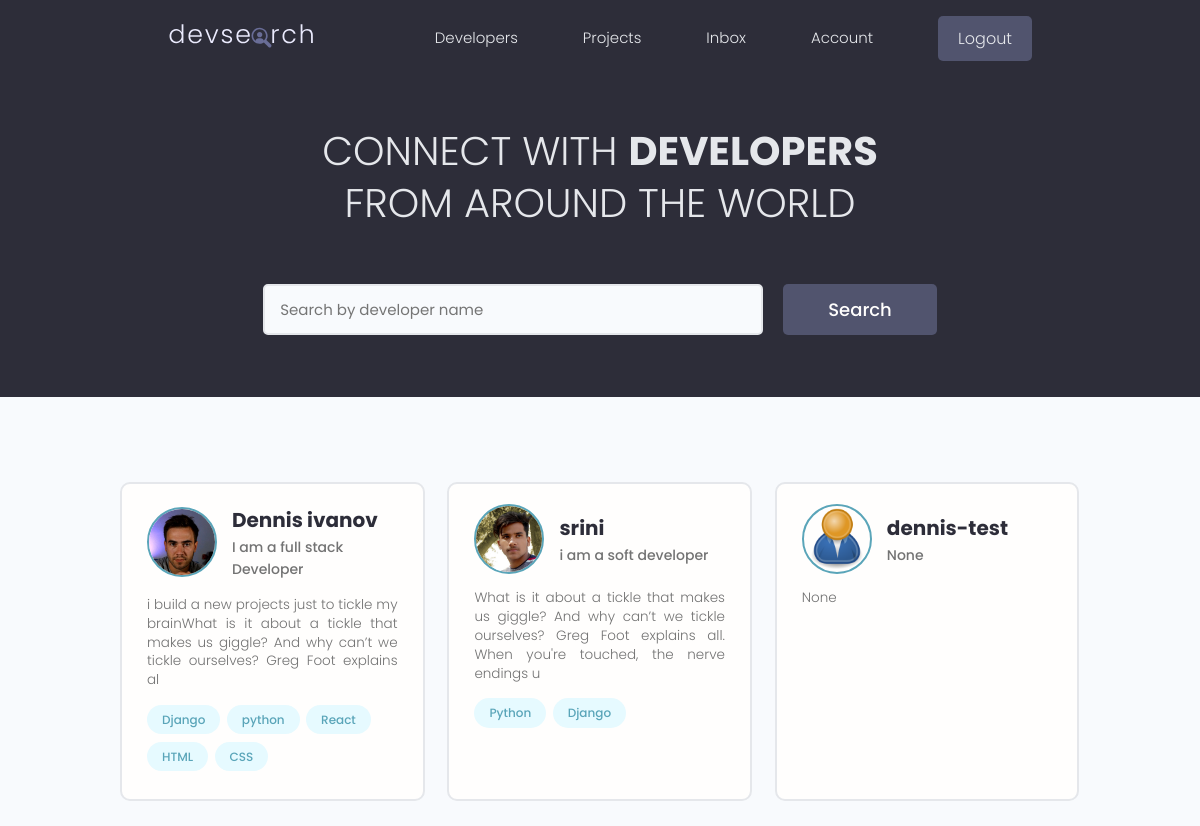
Screenshot of / (signed in) with the database file from the repository.
### users/models.py (models this page shows, shortened)
class Profile(models.Model):
    user = models.OneToOneField(User, on_delete=models.CASCADE, null=True, blank=True)
    name = models.CharField(max_length=200, null=True, blank=True)
    email = models.EmailField(max_length=500, null=True, blank=True)
    username = models.CharField(max_length=200, null=True, blank=True)
    location = models.CharField(max_length=200, null=True, blank=True)
    short_intro = models.CharField(max_length=200, null=True, blank=True)
    bio = models.TextField(null=True, blank=True)
    profile_image = models.ImageField(null=True, blank=True, upload_to='profiles/', default="profiles/user-default.png")
    social_github = models.CharField(max_length=200, null=True, blank=True)
    social_twitter = models.CharField(max_length=200, null=True, blank=True)
    social_linkedin = models.CharField(max_length=200, null=True, blank=True)
    social_youtube = models.CharField(max_length=200, null=True, blank=True)
    social_website = models.CharField(max_length=200, null=True, blank=True)
    created = models.DateTimeField(auto_now_add=True)
    id = models.UUIDField(default=uuid.uuid4, unique=True, primary_key=True, editable=False)

class Skill(models.Model):
    owner = models.ForeignKey(Profile, on_delete=models.CASCADE, null=True, blank=True)
    name = models.CharField(max_length=200, null=True, blank=True)
    description = models.TextField(null=True, blank=True)
    created = models.DateTimeField(auto_now_add=True)
    id = models.UUIDField(default=uuid.uuid4, unique=True, primary_key=True, editable=False)
    def __str__(self):
        return self.name or "Unnamed Skill"

### users/views.py (the view)
# urls.py: path('', views.profiles, name="profiles"),
def profiles(request):
    profiles, serch_query = searchProfiles(request)
    custom_range, profiles = paginateProfiles(request, profiles, 3)
    context = {'profiles': profiles, 'search_query': serch_query,
               'custom_range': custom_range}
    return render(request, 'users/profiles.html' , context)

### users/utils.py (called while the page is built)
def paginateProfiles(request, profiles, results):
    page = request.GET.get('page')
    results_per_page = results
    paginator = Paginator(profiles, results_per_page)
    try:
        profiles = paginator.page(page)
    except PageNotAnInteger:
        profiles = paginator.page(1)
    except EmptyPage:
        profiles = paginator.page(paginator.num_pages)
    current_page = profiles.number
    leftIndex = current_page - 4 if current_page - 4 > 1 else 1
    rightIndex = current_page + 5 if current_page + 5 < paginator.num_pages else paginator.num_pages + 1
    custom_range = range(leftIndex, rightIndex)
    return custom_range, profiles

def searchProfiles(request):
    serch_query =  ''
    if request.GET.get('search_query'):
        serch_query = request.GET.get('search_query')
        print('SERCH:', serch_query)
    skills= Skill.objects.filter(name__icontains=serch_query)
    profiles = Profile.objects.distinct().filter(
        Q(name__icontains=serch_query) |
        Q(short_intro__icontains=serch_query) |
        Q(skill__in=skills)
        )
    return profiles, serch_query

### users/templates/users/profiles.html (shortened to what this page needs)
{% extends 'main.html' %}
{% block content %}
  <main class="home">
    <section class="hero-section text-center">
      <div class="container container--narrow">
        <div class="hero-section__box">
          <h2>CONNECT WITH <span>DEVELOPERS</span></h2>
          <h2>FROM AROUND THE WORLD</h2>
        </div>
        <div class="hero-section__search">
          <form class="form" action="{% url 'profiles' %}" method="get">
            <div class="form__field">
              <input class="input input--text" id="formInput#search" type="text" name="search_query"
                value="{{search_query}}" placeholder="Search by developer name" />
            </div>
            <input class="btn btn--sub btn--lg" type="submit" value="Search" />
          </form>
        </div>
      </div>
    </section>
    <section class="devlist">
      <div class="container">
        <div class="grid grid--three">
          {% for profile in profiles %}
          <div class="column card">
            <div class="dev">
              <a href="{% url 'user-profile' profile.id %}" class="card__body">
                <div class="dev__profile">
                  <img class="avatar avatar--md" src="{{ profile.profile_image.url }}" alt="{{ profile.name }}'s profile" />
                  <div class="dev__meta">
                    <h3> {{ profile.name }} </h3>
                    <h5>{{ profile.short_intro }}</h5>
                  </div>
                </div>
                <p class="dev__info"> {{ profile.bio|slice:"150" }} </p>
                <div class="dev__skills">
                    {% for skill in profile.skill_set.all %}
                  <span class="tag tag--pill tag--main">
                    <small>{{ skill }}  </small>
                  </span>
                  {% endfor %}
                </div>
              </a>
            </div>
          </div>
          {% endfor %}
        </div>
      </div>
    </section>
  </main>
{% endblock %}

### static/styles/app.css (style rules this page uses)
:root { --color-sub: #2d2d39; }
.btn--sub { background-color: var(--color-sub-light); }
.card { border: 2px solid var(--color-light); }
img { width: 100%; }
.hero-section { height: 40vh; display: flex; align-items: center; background-color: var(--color-sub); }
.hero-section__box { margin-bottom: 4rem; }
.hero-section__box > h2, .hero-section__box > h2 > span { font-size: 4rem; color: var(--color-light); line-height: 1.3; text-transform: uppercase; }
.hero-section__box > h2 { font-weight: 300; }
.hero-section__box > h2 > span { font-weight: 700; }
.hero-section__search > .form { display: flex; align-items: center; justify-content: center; gap: 2rem; }
.hero-section__search > .form input.input--text { width: 50rem; }
.devlist { margin-top: 8rem; }
.devlist .grid { align-items: stretch; }
.devlist .dev .dev__profile { display: flex; align-items: center; gap: 1.5rem; }
.devlist .dev .dev__meta h3 { color: var(--color-sub); font-size: 2rem; font-weight: 700; }
.devlist .dev .dev__meta h5 { color: var(--color-text); font-size: 1.4rem; font-weight: 500; }
.devlist .dev .dev__info { margin: 1.5rem 0; font-size: 1.35rem; line-height: 1.4; text-align: justify; }

### static/uikit/styles/modules/_variables.css (style rules this page uses)
:root { --color-main: #5aa5b9; --color-main-light: #e6faff; --color-sub: #3f4156; --color-sub-light: #51546e; --color-sub-lighter: #ededfd; --color-text: #737373; --color-gray: #8b8b8b; --color-light: #e5e7eb; --color-light-gray: #767676; --color-bg: #f8fafd; --color-white: #fffefd; --color-white-light: #f3f3f3; --color-success: #359e64; --color-success-bg: #def8e8; --color-error: #fc4b0b; --color-error-bg: #fff2ee; --font-base: 'Poppins', arial, helvetica, 'Segoe UI', roboto, ubuntu, sans-serif; --font-monospace: 'Fira Code', 'Courier New', courier, monospace; --font-regular: 300; --font-medium: 500; --font-bold: 700; --generic-shadow: 1px 1px 5px #00000010; --generic-transition: all 0.3s ease-in-out; }

### static/uikit/styles/modules/_base.css (style rules this page uses)
* { margin: 0; padding: 0; box-sizing: border-box; text-rendering: optimizeLegibility; color: inherit; font-size: inherit; }
html { font-size: 50%; }
@media only screen and (min-width: 480px) { html { font-size: 56.25%; } }
@media only screen and (min-width: 1200px) { html { font-size: 62.5%; } }
body { line-height: 1.6; font-weight: 400; font-size: 1.5rem; color: var(--color-text); background-color: var(--color-bg); min-height: 100vh; }

### static/uikit/styles/modules/_typography.css (style rules this page uses)
* { font-family: var(--font-base); }
h2 { font-size: 3.6rem; font-weight: var(--font-bold); }
h3 { font-size: 3.2rem; font-weight: var(--font-medium); }
h5 { font-size: 2.4rem; font-weight: var(--font-medium); }
h5, h6 { font-weight: var(--font-regular); }
p, span, strong { font-size: 1.6rem; color: var(--color-text); font-weight: var(--font-regular); }
a { padding-bottom: 2px; text-decoration: none; display: inline-block; color: var(--color-main); font-weight: var(--font-medium); }

### static/uikit/styles/modules/_utilities.css (style rules this page uses)
.container { width: 92%; max-width: 165rem; margin: 0 auto; box-sizing: border-box; }
.container--narrow { width: 92%; max-width: 120rem; }
@media screen and (min-width: 1000px) { .container { width: 90%; } }
@media screen and (min-width: 1000px) { .container--narrow { width: 85%; } }
@media screen and (min-width: 1200px) { .container { width: 80%; } }
@media screen and (min-width: 1200px) { .container--narrow { width: 72%; } }
.text-center { text-align: center; }

### static/uikit/styles/modules/_avatar.css (style rules this page uses)
.avatar { border-radius: 50%; border: 2px solid var(--color-main); object-fit: cover; }
.avatar--md { height: 7rem; width: 7rem; }

### static/uikit/styles/modules/_button.css (style rules this page uses)
.btn { display: inline-block; position: relative; cursor: pointer; background-color: var(--color-light); font-weight: var(--font-medium); color: var(--color-sub); text-decoration: none; padding: 1rem 2rem; border-radius: 0.5rem; border: none; width: -webkit-fit-content; width: -moz-fit-content; width: fit-content; height: -webkit-fit-content; height: -moz-fit-content; height: fit-content; font-size: 1.6rem; outline-width: 0; outline-color: transparent; -webkit-backface-visibility: hidden; backface-visibility: hidden; transition: all 0.3s ease-in-out; }
.btn--sub { background-color: var(--color-sub); color: var(--color-white); }
.btn--lg { font-size: 1.8rem; padding: 1.2rem 4.5rem; }

### static/uikit/styles/modules/_card.css (style rules this page uses)
.card { border-radius: 1rem; background-color: var(--color-white); border: 1.5px solid var(--color-light); width: auto; height: auto; margin-top: 0.5rem; margin-bottom: 0.5rem; overflow: hidden; }
.card__body, .card__header { padding: 2rem 2.5rem; }

### rows the page displays
Profile: profile_image (picture), name "Dennis ivanov", short_intro "I am a full stack Developer", bio "i build a new projects just to tickle my brainWhat is it about a tickle that makes us giggle? And why can’t we tickle ourselves? Greg Foot explains al"
Skill: name "Django"
Skill: name "python"
Skill: name "React"
Skill: name "HTML"
Skill: name "CSS"
Profile: profile_image (picture), name "srini", short_intro "i am a soft developer", bio "What is it about a tickle that makes us giggle? And why can’t we tickle ourselves? Greg Foot explains all. When you're touched, the nerve endings u"
Skill: name "Python"
Skill: name "Django"
Profile: profile_image (placeholder picture), name "dennis-test", short_intro "None", bio "None"
